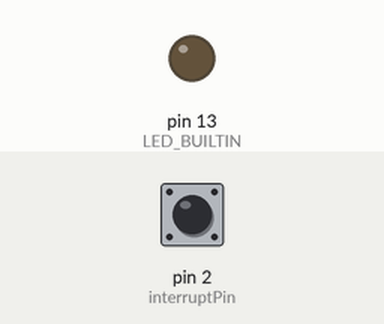
Bench run of a sketch on a simulated Arduino Uno, built with avr-gcc and run on an emulated ATmega328P. Parts: output pins drawn as LEDs (lit = HIGH). The inputs (shaded band) are chosen by the test bench; at power-on: pin 2 (interruptPin) HIGH.

Above: at 1.2 s.
1.3 s: pin 2 (interruptPin) pulled LOW for 0.15 s
At 1.37 s:
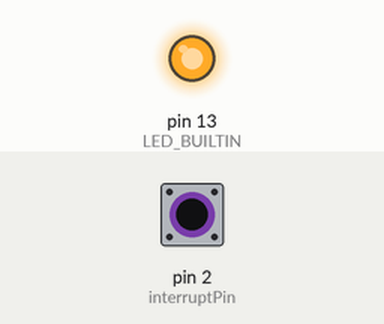
2.9 s: pin 2 (interruptPin) pulled LOW for 3.2 s
At 6.8 s:
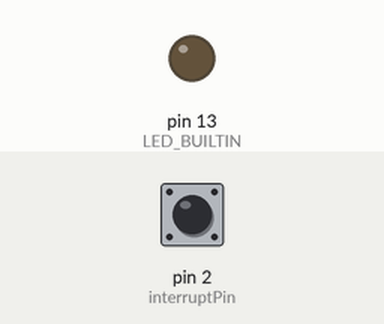
Timing chart, 0 to 8.3 s (numbered marks = the images above; inputs shaded):
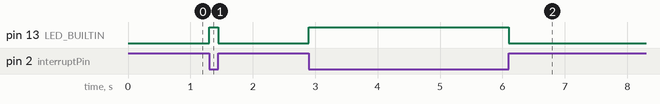

Measured:
- after the input at 1.3 s, pin 13 (LED_BUILTIN): LOW → HIGH at once, → LOW 0.15 s later
- after the input at 2.9 s, pin 13 (LED_BUILTIN): LOW → HIGH at once, → LOW 3.2 s later

The sketch:

Interrupts.ino
```cpp
// A basic sketch showing interrupt capability...

const uint8_t interruptPin = 2;
volatile bool ledState = false;

unsigned int counter = 0;

void setup() {
    pinMode(LED_BUILTIN, OUTPUT);
    pinMode(interruptPin, INPUT_PULLUP);
    attachInterrupt(digitalPinToInterrupt(interruptPin),
                    lightUpLedOnButtonPress, CHANGE);
    Serial.begin(115200);
}

void loop() {
    // nothing needed here...
    // try delaying for a really long time, and pressing the button in the midst
    // of it
    delay(2000); // pressing the button is detected, even if we are in
    // delay() Serial.println(counter);
}

volatile void lightUpLedOnButtonPress(void) {
    ledState = !ledState;
    digitalWrite(LED_BUILTIN, ledState);

    // counter++;
}
```
